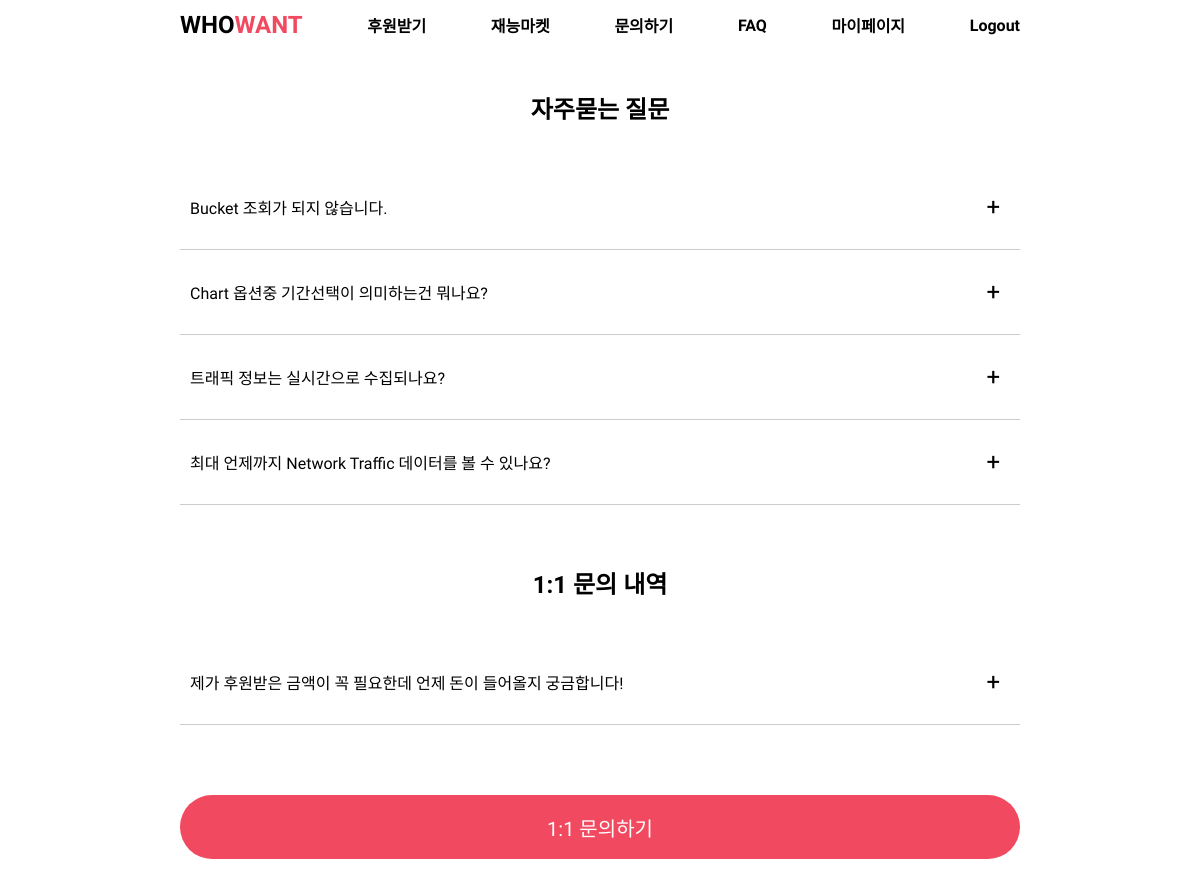
/inquiry/FAQ/ (signed in), run on an earlier commit of the app's database.
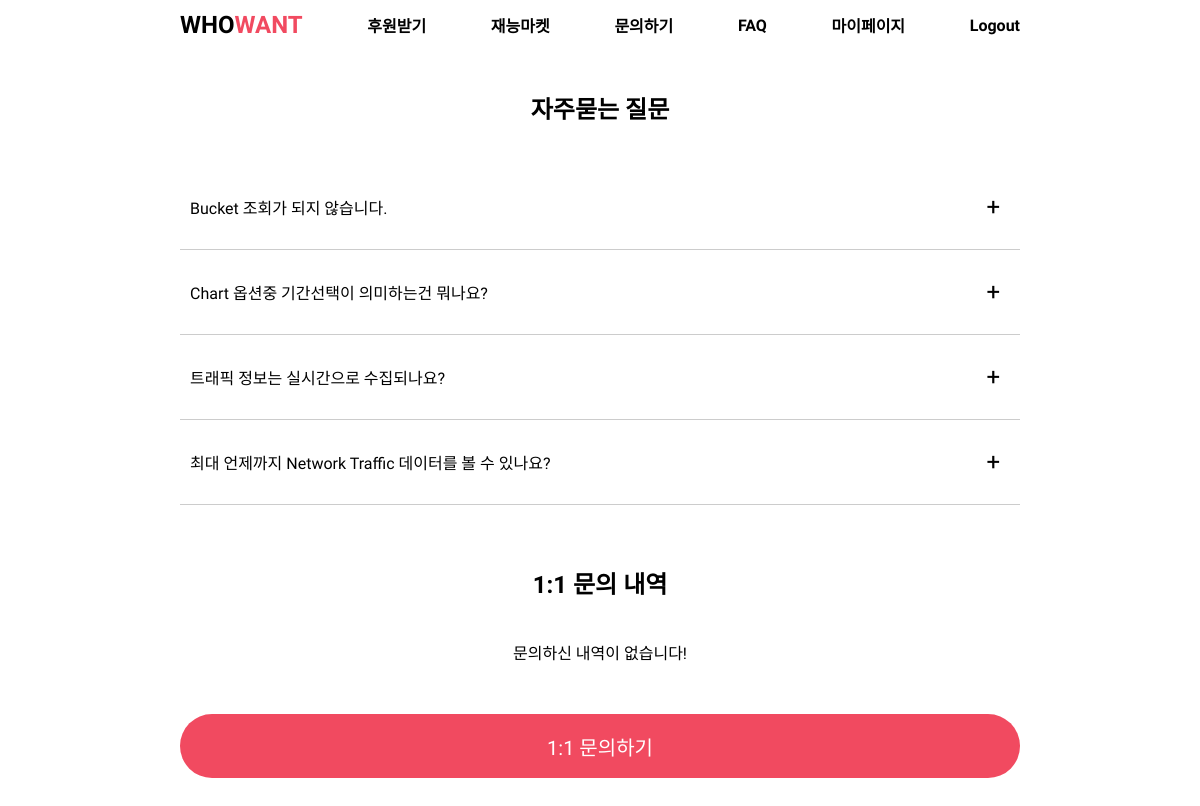
And on a later commit of the database.
### inquiry/models.py (models this page shows, shortened)
class Post1(models.Model):
    title = models.CharField(max_length=100)
    writer = models.ForeignKey(CustomUser, on_delete=models.CASCADE, related_name='cs')
    post_time = models.DateField(auto_now_add=True)
    body = models.CharField(max_length=500)

### inquiry/views.py (the view)
# urls.py: path('FAQ/', views.FAQ, name = 'FAQ'),
def FAQ(request):
    try:
        user = CustomUser.objects.get(email=request.user.email)
    except:
        return render(request, 'FAQ.html')
    post1 = Post1.objects.filter(writer=user) # 내가 쓴글만
    return render(request, 'FAQ.html', {'post1': post1})

### inquiry/templates/FAQ.html (shortened to what this page needs)
<!doctype html>
{% load static %}
<html lang="kor">
<head>
    <link rel="stylesheet" type="text/css" href="{% static 'FAQ.css' %}">
</head>
<body>
    <div class="header">
        <ul>
            <li><a href="{% url 'user_info:home' %}" class="logo">WHO<span>WANT</span></a></li>
            <li><a href="{% url 'list:helpWrite' %}" class="navItem">후원받기</a></li>
            <li><a href="{% url 'market:market_view' %}" class="navItem">재능마켓</a></li>
            <li><a href="{% url 'inquiry:CS' %}" class="navItem">문의하기</a></li>
            <li><a href="{% url 'inquiry:FAQ' %}" class="navItem">FAQ</a></li>
            <li><a href="{% url 'user_info:mypage' %}" class="navItem">마이페이지</a></li>
            {% if not user.is_authenticated %}
                <li><a href="{% url 'user_info:login_view' %} " class="navItem">Login</a></li>
            {% else %}
                <li><a href="{% url 'user_info:logout_view' %}" class="navItem">Logout</a></li>
            {% endif %}
        </ul>
    </div>
<h2>자주묻는 질문</h2>
<div class="accordionFrequent">
    <div class="contentBx">
        <div class="label">Bucket 조회가 되지 않습니다.</div>
        <span class="line"></span>
    </div>
    <div class="contentBx">
        <div class="label">Chart 옵션중 기간선택이 의미하는건 뭐나요?</div>
        <span class="line"></span>
    </div>
    <div class="contentBx">
        <div class="label">트래픽 정보는 실시간으로 수집되나요?</div>
        <span class="line"></span>
    </div>
    <div class="contentBx">
        <div class="label">최대 언제까지 Network Traffic 데이터를 볼 수 있나요?</div>
        <span class="line"></span>
    </div>
</div>
{% if user.is_authenticated %}
    <h2>1:1 문의 내역</h2>
    <div class="accordionFrequent">
        {% if not post1 %}
            <div class="content">
                <p style= "text-align: center;">문의하신 내역이 없습니다!</p>
            </div>
        {% else %}
            {% for post in post1 %}
            <div class="contentBx">
                <div class="label">{{post.body}}</div>
                <span class="line"></span>
            </div>
            {% endfor %}
        {% endif %}
    </div>
{% endif %}
<input type="submit" value="1:1 문의하기" class="askBtn"  onclick='newPage()'>
</body>
</html>

What changed in the data, as far as the page shows it:
removed Post1: body "제가 후원받은 금액이 꼭 필요한데 언제 돈이 들어올지 궁금합니다!"
Also different on the page:
text now shown: "문의하신 내역이 없습니다!"
